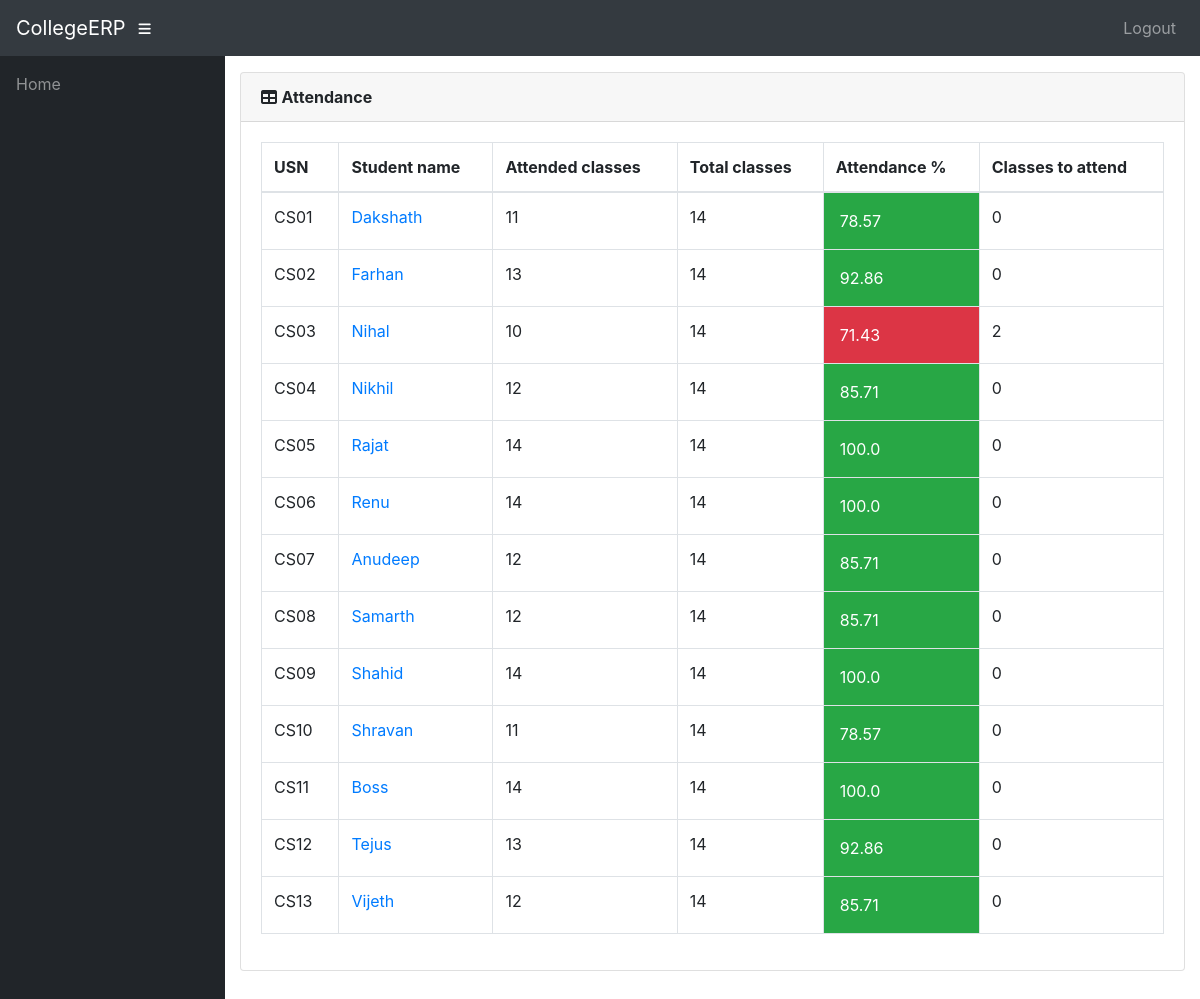
/info/teacher/6/Students/attendance/ (signed in), run on an earlier commit of the app's database.
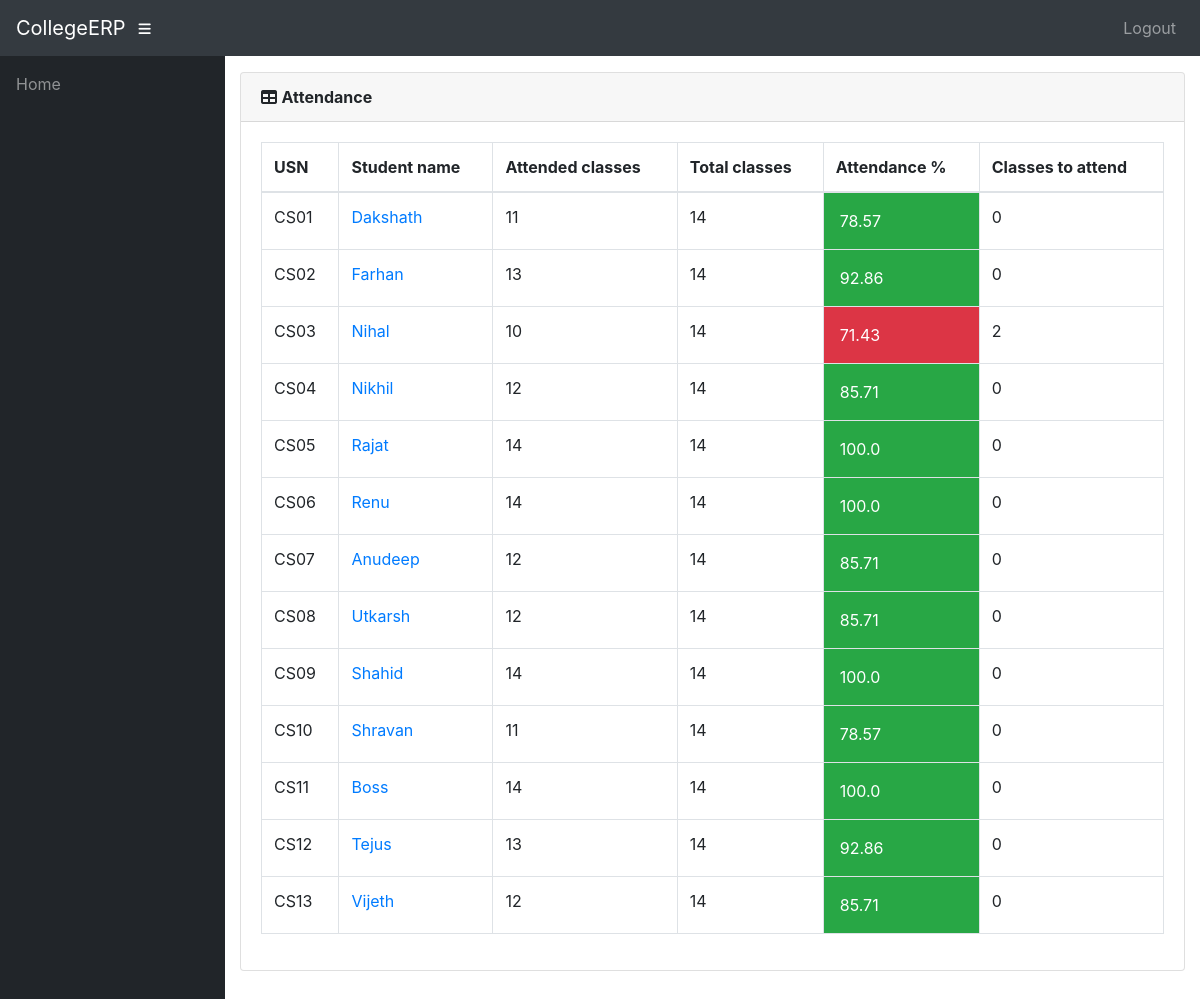
And on a later commit of the database.
### info/models.py (models this page shows)
class AttendanceTotal(models.Model):
    course = models.ForeignKey(Course, on_delete=models.CASCADE)
    student = models.ForeignKey(Student, on_delete=models.CASCADE)
    class Meta:
        unique_together = (('student', 'course'),)
    @property
    def att_class(self):
        stud = Student.objects.get(name=self.student)
        cr = Course.objects.get(name=self.course)
        att_class = Attendance.objects.filter(course=cr, student=stud, status='True').count()
        return att_class
    @property
    def total_class(self):
        stud = Student.objects.get(name=self.student)
        cr = Course.objects.get(name=self.course)
        total_class = Attendance.objects.filter(course=cr, student=stud).count()
        return total_class
    @property
    def attendance(self):
        stud = Student.objects.get(name=self.student)
        cr = Course.objects.get(name=self.course)
        total_class = Attendance.objects.filter(course=cr, student=stud).count()
        att_class = Attendance.objects.filter(course=cr, student=stud, status='True').count()
        if total_class == 0:
            attendance = 0
        else:
            attendance = round(att_class / total_class * 100, 2)
        return attendance
    @property
    def classes_to_attend(self):
        stud = Student.objects.get(name=self.student)
        cr = Course.objects.get(name=self.course)
        total_class = Attendance.objects.filter(course=cr, student=stud).count()
        att_class = Attendance.objects.filter(course=cr, student=stud, status='True').count()
        cta = math.ceil((0.75*total_class - att_class)/0.25)
        if cta < 0:
            return 0
        return cta

class Student(models.Model):
    user = models.OneToOneField(User, on_delete=models.CASCADE, null=True)
    class_id = models.ForeignKey(Class, on_delete=models.CASCADE, default=1)
    USN = models.CharField(primary_key='True', max_length=100)
    name = models.CharField(max_length=200)
    sex = models.CharField(max_length=50, choices=sex_choice, default='Male')
    DOB = models.DateField(default='1998-01-01')
    def __str__(self):
        return self.name

class Course(models.Model):
    dept = models.ForeignKey(Dept, on_delete=models.CASCADE)
    id = models.CharField(primary_key='True', max_length=50)
    name = models.CharField(max_length=50)
    shortname = models.CharField(max_length=50, default='X')
    def __str__(self):
        return self.name

### info/views.py (the view)
# urls.py: path('teacher/<int:assign_id>/Students/attendance/', views.t_student, name='t_student'),
@login_required()
def t_student(request, assign_id):
    ass = Assign.objects.get(id=assign_id)
    att_list = []
    for stud in ass.class_id.student_set.all():
        try:
            a = AttendanceTotal.objects.get(student=stud, course=ass.course)
        except AttendanceTotal.DoesNotExist:
            a = AttendanceTotal(student=stud, course=ass.course)
            a.save()
        att_list.append(a)
    return render(request, 'info/t_students.html', {'att_list': att_list})

### info/models.py (called while the page is built)
    @property
    def is_student(self):
        if hasattr(self, 'student'):
            return True
        return False

    @property
    def is_teacher(self):
        if hasattr(self, 'teacher'):
            return True
        return False

### info/templates/info/t_students.html
{% extends 'info/base.html' %}
    {% load static %}
    {% block content %}
                  <div class="card mb-3">
            <div class="card-header">
              <i class="fas fa-table"></i>
            <b>Attendance</b></div>
            <div class="card-body">
              <div class="table-responsive">
                <table class="table table-bordered" id="dataTable" width="100%" cellspacing="0">
                  <thead>
                    <tr>
                        <th>USN</th>
                        <th>Student name</th>
                        <th>Attended classes</th>
                        <th>Total classes</th>
                        <th>Attendance %</th>
                        <th>Classes to attend</th>
                    </tr>
                  </thead>
                  <tbody>
                    {% for a in att_list %}
                    <tr>
                        <td>{{ a.student_id }}</td>
                        <td><a href="{% url 't_attendance_detail' a.student.USN a.course_id %}">{{ a.student.name }}</a></td>
                        <td>{{ a.att_class }}</td>
                        <td>{{ a.total_class }}</td>
                        {% if a.attendance < 75 %}
                            <td class="p-3 mb-2 bg-danger text-white">{{ a.attendance }}</td>
                        {% else %}
                            <td class="p-3 mb-2 bg-success text-white">{{ a.attendance }}</td>
                        {% endif %}
                        <td>{{ a.classes_to_attend }}</td>
                    </tr>
                    {% empty %}
                            <p>No students</p>
                    {% endfor %}
                  </tbody>
                </table>
              </div>
            </div>
          </div>
    {% endblock %}

What changed in the data, as far as the page shows it:
changed through a linked row, AttendanceTotal "CS08": student.name "Samarth" → "Utkarsh"
